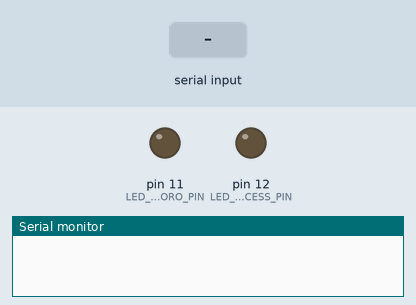
A sketch run on a simulated Arduino Uno, built with avr-gcc and run on an emulated ATmega328P. On the bench: output pins drawn as LEDs (lit = HIGH), the last lines printed to the serial monitor. The test bench sets the inputs (shaded band).

Above: at 1.2 s.
1.3 s: "P" received over Serial
At 1.7 s:
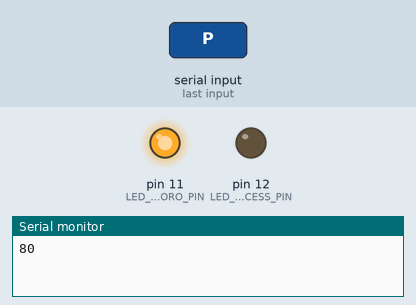
2.8 s: "R" received over Serial
At 4.0 s:
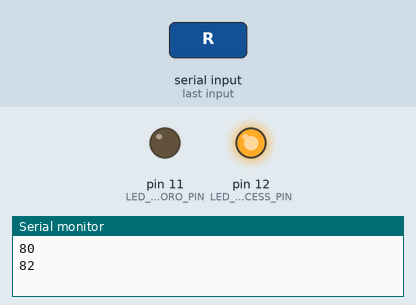
Timing chart, 0 to 5.8 s (numbered marks = the images above; inputs shaded):
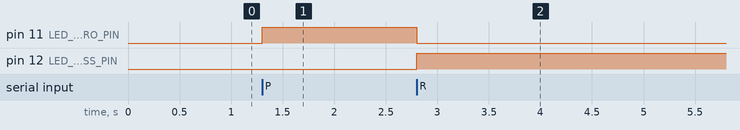

Measured:
- after the input at 1.3 s, pin 11 (LED_POMODORO_PIN): LOW → HIGH at once
- after the input at 2.8 s, pin 11 (LED_POMODORO_PIN): HIGH → LOW at once; pin 12 (LED_RECESS_PIN): LOW → HIGH at once

The sketch:

gomoduino.ino
```cpp
#define LED_POMODORO_PIN 11
#define LED_RECESS_PIN 12

int pomodoro = LOW; // Are we on a pomodoro?
int recess = LOW; // Are we on a recess?
int val; // Value read from the serial port

void setup()
{
    pinMode(LED_POMODORO_PIN, OUTPUT); // sets the digital pin as output
    pinMode(LED_RECESS_PIN, OUTPUT); // sets the digital pin as output
    pomodoro = LOW;
    recess = LOW;
    Serial.begin(9600);
    Serial.flush();
}

void loop()
{
    // Read from serial port
    if (Serial.available())
    {
        val = Serial.read();
        Serial.println(val);
        if (val == 'P') {
                pomodoro = HIGH;
                recess = LOW;
        }
        else if (val == 'R') {
                pomodoro = LOW;
                recess = HIGH;
        }
    }

    // Set the status of the output pin
    digitalWrite(LED_POMODORO_PIN, pomodoro);
    digitalWrite(LED_RECESS_PIN, recess);
}
```
